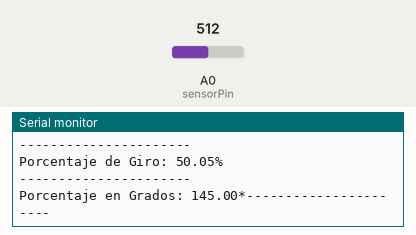
Bench run of a sketch on a simulated Arduino Uno, built with avr-gcc and run on an emulated ATmega328P. Shown: the last lines printed to the serial monitor. The inputs (shaded band) are chosen by the test bench; at power-on: A0 (sensorPin) = 512.

Above: at 1.8 s.
1.9 s: A0 (sensorPin) set to 716
At 3.0 s:
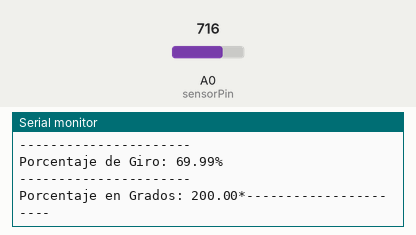
3.4 s: A0 (sensorPin) set to 900
At 5.2 s:
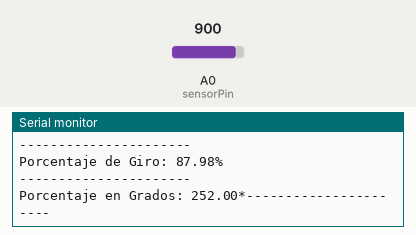
Timing chart, 0 to 6.7 s (numbered marks = the images above; inputs shaded):
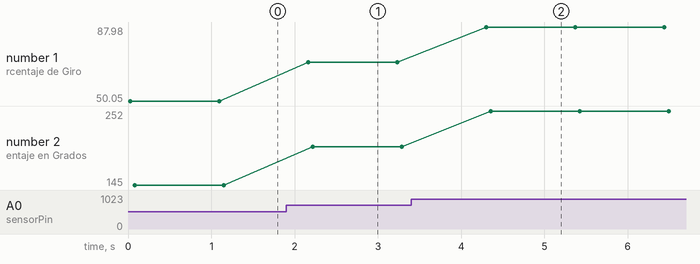

The sketch:

Sensor_de_Posicion.ino
```cpp
const int sensorPin = A0;      // Constante para leer de una entrada analógica del sensor
float sensorValor = 0;         // Variable pra poder leer decimales
float sensorValorGrados = 0;   // Variable para guardar los grados

void setup() {
  Serial.begin(9600);          //
}

void loop() {
  sensorValor = analogRead(sensorPin);                            //  Lee la entrada analogica del arduino
  sensorValor = sensorValor*100/1023;                             //  Calcula la posicion de potenciometro
  sensorValorGrados = map(sensorValor, 0, 100, 0, 290);           //  Funcion de mapeo o conversion [5 datos]
                                                                      //  1.-  Variable a mapear
                                                                      //  2.-  Valor minimo de la variable a mapear (porcentaje)
                                                                      //  3.-  Valor maximo de la variable a mapear (porcentaje)
                                                                      //  4.-  Valor minimo de la nueva variable (grados)
                                                                      //  5.-  Valor maximo de la nueva variable (grados)
  Serial.println("----------------------");
  Serial.print("Porcentaje de Giro: ");
  Serial.print(sensorValor);
  Serial.println("%");
  Serial.println("----------------------");
  Serial.print("Porcentaje en Grados: ");
  Serial.print(sensorValorGrados);
  Serial.print("*");
  Serial.println("----------------------");
  Serial.println("");
  delay(1000);

}
```

Measured:
- after the input at 1.9 s, the serial monitor: prints a new line after 0.26 s (image 1)
- after the input at 3.4 s, the serial monitor: prints a new line after 0.90 s (image 2)
- plotted number 1: 50.05 → 69.99 after the input at 1.9 s, 69.99 → 87.98 after the input at 3.4 s
- plotted number 2: 145 → 200 after the input at 1.9 s, 200 → 252 after the input at 3.4 s
